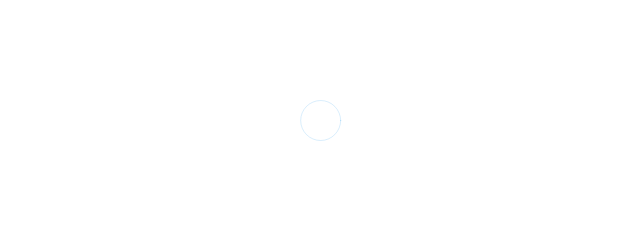
Frame 1 (no input)
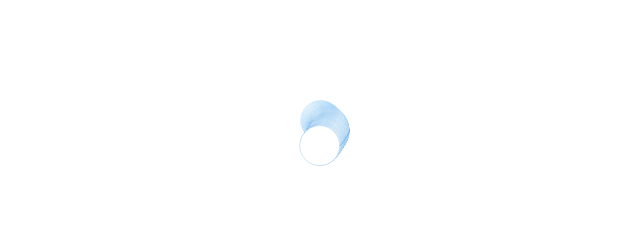
Frame 60 (no input)
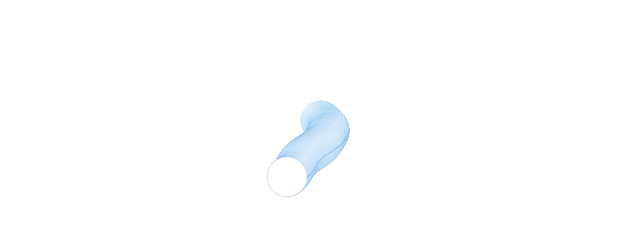
Frame 120 (the mouse pressed at the canvas centre since frame 60)

The p5.js sketch that drew these frames (run headless with seeded random() and noise() and a simulated clock; from frame 60 on, the mouse is pressed at the canvas centre):

// p5.js sketch
// ── sketch.js
// The Nature of Code
// Daniel Shiffman
// http://natureofcode.com

let walker;

function setup() {
  createCanvas(640, 240); // creating canvas of size 640 x 240
  walker = new Walker(); // creating an instance/object of class Walker
  background(255);
}

function draw() {
  walker.step();
  walker.show();
}

class Walker {
  constructor() {
    this.x = width / 2;
    this.y = height / 2;
    // this.oldx = this.x;
    // this.oldy = this.y;    
    this.tx = 0;
    this.ty = 10000;
  }

  step() {
    let xStep = map(noise(this.tx), 0, 1, -2, 2);
    let yStep = map(noise(this.ty), 0, 1, -1, 1);

    // Adjust xStep to keep the movement within bounds
    if (this.x + xStep > width) {
      xStep = width - this.x; // Move to the edge
    }
    if (this.x + xStep < 0) {
      xStep = -this.x; // Move to the edge
    }

    // Adjust yStep to keep the movement within bounds
    if (this.y + yStep > height) {
      yStep = height - this.y; // Move to the edge
    }
    if (this.y + yStep < 0) {
      yStep = -this.y; // Move to the edge
    }

    this.x += xStep
    this.y += yStep

    //{!2} Move forward through “time.”
    this.tx += 0.01;
    this.ty += 0.01;
  }

  show() {
    strokeWeight(0.2);
    fill(255);
    let rNoise = map(noise(this.tx), 0, 1, 0, 100)
    let gNoise = map(noise(this.tx), 0, 1, 100, 200)
    let bNoise = map(noise(this.tx), 0, 1, 200, 255)
    // fill(rNoise, gNoise, bNoise);
    stroke(rNoise, gNoise, bNoise);
    // stroke(0);
    circle(this.x, this.y, 40);
    // this.oldx = this.x;
    // this.oldy = this.y;
  }
}
